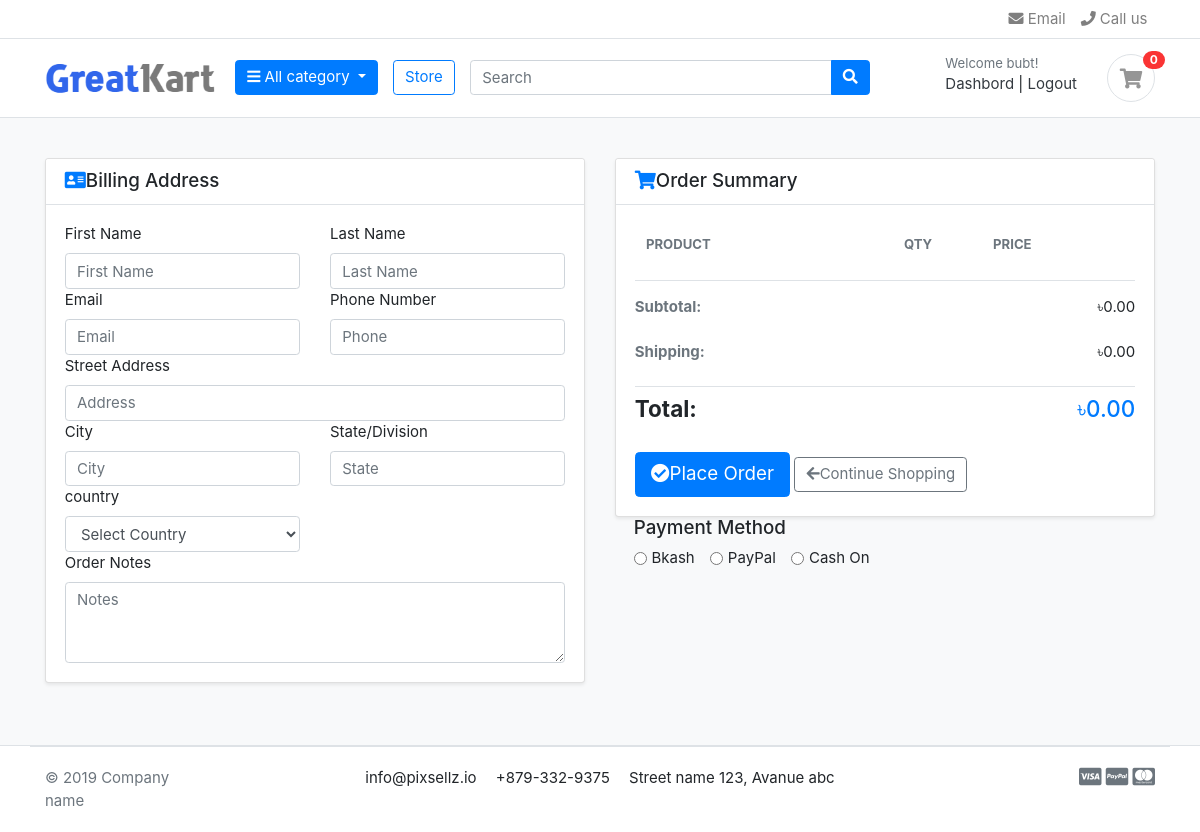
The page /cart/checkout/ (signed in) on the database as committed earlier.
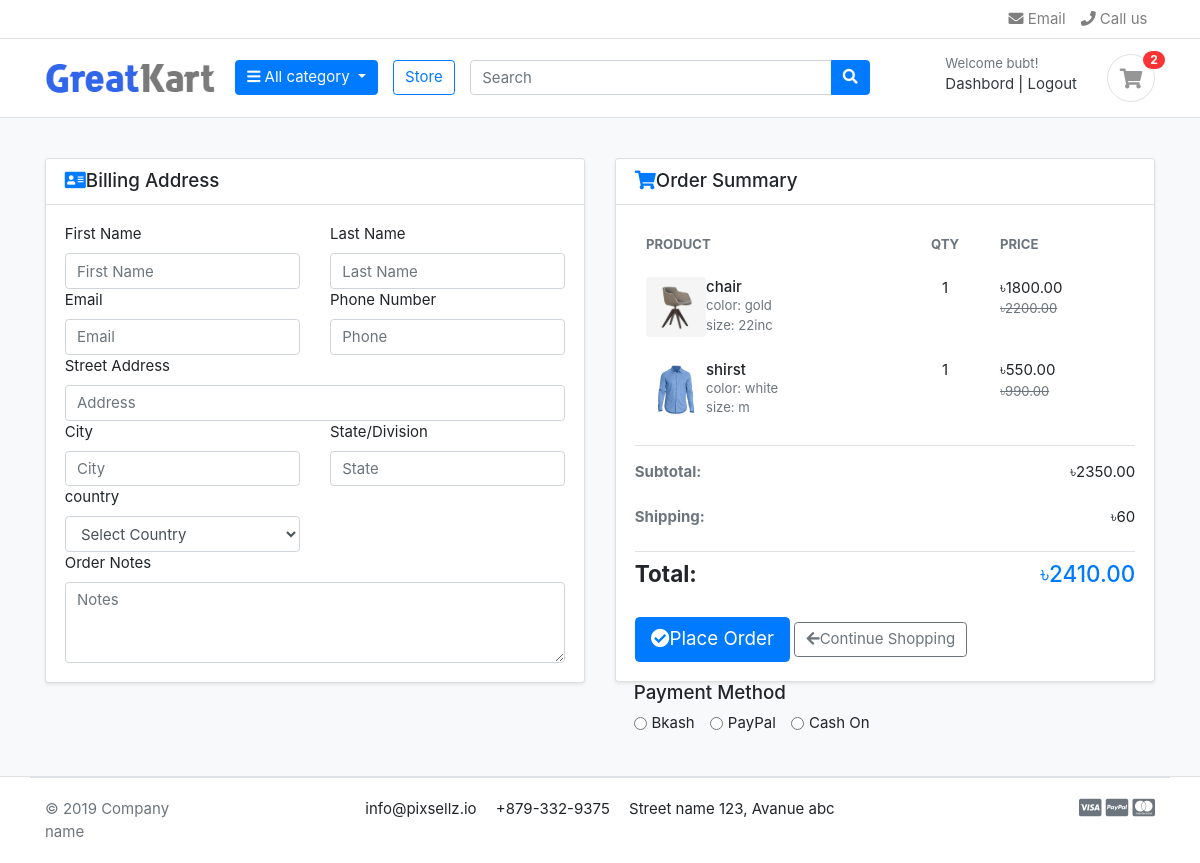
The same page on the database as committed later.
### carts/models.py (models this page shows, shortened)
class CartItem(models.Model):
    product=models.ForeignKey(Product, on_delete=models.CASCADE,db_index=True)
    variation=models.ManyToManyField(Variation,blank=True,db_index=True)
    cart=models.ForeignKey(Cart,on_delete=models.CASCADE,db_index=True)
    quantity=models.PositiveIntegerField()
    is_active=models.BooleanField(default=True)
    def sub_total(self):
        return self.product.price * self.quantity

### store/models.py (models this page shows, shortened)
class Product(models.Model):
    category = models.ForeignKey(Category, on_delete=models.CASCADE, related_name='products')
    name = models.CharField(max_length=100, unique=True, blank=False, null=True)
    slug = models.SlugField(max_length=100, unique=True, blank=True)
    description = models.TextField(blank=True)
    price = models.DecimalField(max_digits=10, decimal_places=2)
    old_price = models.DecimalField(max_digits=10, decimal_places=2, blank=True, null=True)
    image = models.ImageField(upload_to='product_images/', blank=True, null=True)
    stock = models.PositiveIntegerField(default=0)
    created_at = models.DateTimeField(auto_now_add=True)
    updated_at = models.DateTimeField(auto_now=True)
    is_available = models.BooleanField(default=True)
    class Meta:
        verbose_name_plural = 'Products'

class Variation(models.Model):
    product=models.ForeignKey(Product,on_delete=models.CASCADE)
    variation_category=models.CharField(max_length=100,choices=variation_category_choice)
    variation_value=models.CharField(max_length=100)
    is_active=models.BooleanField(default=True)
    created_at=models.DateTimeField(auto_now_add=True)
    objects=VariationManager()

### carts/views.py (the view)
# urls.py: path('checkout/',views.get_checkout, name='checkout'),
@login_required(login_url='login')
def get_checkout(request):
    context = get_cart_context(request)
    context['form'] = OrderForm()
    context['payment_method']=PaymentForm()
    return render(request, 'carts/checkout.html', context)

### orders/forms.py
class PaymentForm(forms.ModelForm):
   class Meta:
        model = Payment
        fields = ['payment_method']
        widgets = {
            'payment_method': forms.RadioSelect(attrs={'class': 'form-check-input form-check-inline'}),
        }
        labels = {
            'payment_method': '',
        }
   def __init__(self, *args, **kwargs):
        super(PaymentForm, self).__init__(*args, **kwargs)
        self.fields['payment_method'].choices = Payment.PAYMENT_METHOD_CHOICES
        self.initial['payment_method'] = None

### carts/context_processor.py (called while the page is built)
def cart_counter(request):
    cart_count = 0
    if request.user.is_authenticated:
        cart = Cart.objects.filter(user=request.user).first()
    else:
        cart_id = request.session.session_key
        if not cart_id:
            request.session.create()
            cart_id = request.session.session_key
        cart = Cart.objects.filter(cart_id=cart_id).first()
    if cart:
        cart_count = cart.total_items()
    return {'cart_count': cart_count}

### carts/models.py (called while the page is built)
    def total_items(self):
        return self.cartitem_set.count()

### store/context_processor.py (called while the page is built)
def menu_links(request):
    categories = Category.objects.all()
    return dict(categories=categories)

### templates/carts/checkout.html (shortened to what the changed rows need)
{% extends "store/base.html" %}
{% load static %}
{% block content %}
<section class="section-content padding-y bg-light">
  <div class="container">
    <form method="POST" action="{% url 'place-order' %}">
      <div class="row">
        <aside class="col-lg-6">
          <div class="card shadow-sm">
            <div class="card-body">
              <div class="table-responsive">
                <table class="table table-hover table-borderless">
                  <thead class="text-uppercase small text-muted">
                    <tr>
                      <th scope="col">Product</th>
                      <th scope="col" class="text-center">Qty</th>
                      <th scope="col" class="text-end">Price</th>
                    </tr>
                  </thead>
                  <tbody>
                    {% for cart_item in cart_items %}
                    <tr class="align-middle">
                      <td>
                        <div class="d-flex align-items-center">
                          <img src="{{ cart_item.product.image.url }}"
                              class="img-fluid rounded me-3"
                              style="width: 60px; height: 60px; object-fit: cover;">
                          <div>
                            <h6 class="mb-0">{{ cart_item.product.name }}</h6>
                            {% if cart_item.variation.all %}
                            <small class="text-muted">
                              {% for item in cart_item.variation.all %}
                              <div>{{ item.variation_category }}: {{ item.variation_value }}</div>
                              {% endfor %}
                            </small>
                            {% endif %}
                          </div>
                        </div>
                      </td>
                      <td class="text-center">
                        <span class="mx-2">{{ cart_item.quantity }}</span>
                      </td>
                      <td class="text-end">
                        <div class="text-nowrap">
                          <span class="fw-bold">৳{{ cart_item.sub_total }}</span>
                          <small class="text-muted d-block"><del>৳{{ cart_item.product.old_price }}</del></small>
                        </div>
                      </td>
                    </tr>
                    {% endfor %}
                  </tbody>
                </table>
              </div>
              <div class="border-top pt-3">
                <dl class="d-flex justify-content-between">
                  <dt class="text-muted">Subtotal:</dt>
                  <dd class="fw-bold">৳{{ total|default:"0.00" }}</dd>
                </dl>
                <dl class="d-flex justify-content-between">
                  <dt class="text-muted">Shipping:</dt>
                  <dd class="fw-bold">৳{{ shipping|default:"0.00" }}</dd>
                </dl>
                <dl class="d-flex justify-content-between h4 border-top pt-2">
                  <dt>Total:</dt>
                  <dd class="text-primary">৳{{ grand_total|default:"0.00" }}</dd>
                </dl>
              </div>
            </div>
          </div>
                   <div class="form-check">
                   {% for radio in payment_method.payment_method %}
                      <div class="form-check form-check-inline me-3">
                        {{ radio.tag }}
                        <label class="form-check-label" for="{{ radio.id_for_label }}">{{ radio.choice_label }}</label>
                      </div>
                    {% endfor %}
                  </div>
        </aside>
      </div>
    </form>
  </div>
</section>
{% endblock content %}

### templates/store/base.html (shortened to what this page needs)
{% load static %}
<!DOCTYPE HTML>
<html lang="en">
<head>
<link href="{% static 'css/bootstrap.css' %}" rel="stylesheet" type="text/css"/>
<link href="https://cdn.jsdelivr.net/npm/bootstrap@4.6.2/dist/css/bootstrap.min.css" rel="stylesheet">
<link href="{% static 'fonts/fontawesome/css/all.min.css' %}" type="text/css" rel="stylesheet">
<link href="{% static 'css/ui.css' %}" rel="stylesheet" type="text/css"/>
<link href="{% static 'css/responsive.css' %}" rel="stylesheet" media="only screen and (max-width: 1200px)" />
</head>
</head>
<body>
<header class="section-header">
<nav class="navbar p-md-0 navbar-expand-sm navbar-light border-bottom">
<div class="container">
  <div class="collapse navbar-collapse" id="navbarTop4">
    <ul class="navbar-nav">
		<li><a href="#" class="nav-link"> <i class="fa fa-envelope"></i> Email </a></li>
		<li><a href="#" class="nav-link"> <i class="fa fa-phone"></i> Call us </a></li>
	</ul>
  </div>
</div>
</nav>
<section class="header-main border-bottom">
	<div class="container">
<div class="row align-items-center">
	<div class="col-lg-2 col-md-3 col-6">
		<a href="{% url 'index' %}" class="brand-wrap">
			<img class="logo" src="{% static 'images/logo.png' %}">
		</a>
	</div>
	<div class="col-lg col-sm col-md col-6 flex-grow-0">
		<div class="category-wrap dropdown d-inline-block float-right">
			<button type="button" class="btn btn-primary dropdown-toggle" data-toggle="dropdown">
				<i class="fa fa-bars"></i> All category
			</button>
		</div>
	</div>
	<a href="{% url 'store' %}" class="btn btn-outline-primary">Store</a>
	<div class="col-lg  col-md-6 col-sm-12 col">
		<form action="{% url 'search' %}" class="search" method="GET">
			<div class="input-group w-100">
			    <input type="text" class="form-control" style="width:60%;" placeholder="Search" name="keyword">
			    <div class="input-group-append">
			      <button class="btn btn-primary" type="submit">
			        <i class="fa fa-search"></i>
			      </button>
			    </div>
		    </div>
		</form>
	</div>
	<div class="col-lg-3 col-sm-6 col-8 order-2 order-lg-3">
				<div class="d-flex justify-content-end mb-3 mb-lg-0">
					{% if user.is_authenticated %}
					<div class="widget-header">
						<small class="title text-muted">Welcome {{user.first_name}}!</small>
						<div>
							<a href="#">Dashbord</a> <span class="dark-transp"> | </span>
							<a href="{% url 'logout' %}"> Logout</a>
						</div>
					</div>
					<a href="{% url 'cart'  %}" class="widget-header pl-3 ml-3">
						<div class="icon icon-sm rounded-circle border"><i class="fa fa-shopping-cart"></i></div>
						<span class="badge badge-pill badge-danger notify">{{ cart_count }}</span>
					</a>
				</div>
				{% endif %}
			</div>
</div>
	</div>
</section>
</header>
{% block content %}
{% endblock content %}
<footer class="section-footer border-top">
	<div class="container">
		<section class="footer-bottom border-top row">
			<div class="col-md-2">
				<p class="text-muted"> &copy 2019 Company name </p>
			</div>
			<div class="col-md-8 text-md-center">
				<span  class="px-2">info@pixsellz.io</span>
				<span  class="px-2">+879-332-9375</span>
				<span  class="px-2">Street name 123, Avanue abc</span>
			</div>
			<div class="col-md-2 text-md-right text-muted">
				<i class="fab fa-lg fa-cc-visa"></i>
				<i class="fab fa-lg fa-cc-paypal"></i>
				<i class="fab fa-lg fa-cc-mastercard"></i>
			</div>
		</section>
	</div>
</footer>
</body>
</html>

Rows that differ between the two databases and show on the page:
added CartItem: product.image (picture), product.name "chair", quantity "1", sub_total "1800.00", product.old_price "2200.00"
now on this page (row unchanged): Variation: variation_category "color", variation_value "gold", shown under "chair"
now on this page (row unchanged): Variation: variation_category "size", variation_value "22inc", shown under "chair"
added CartItem: product.image (picture), product.name "shirst", quantity "1", sub_total "550.00", product.old_price "990.00"
now on this page (row unchanged): Variation: variation_category "color", variation_value "white", shown under "shirst"
now on this page (row unchanged): Variation: variation_category "size", variation_value "m", shown under "shirst"
Other text that changed with them:
{{ cart_count }}: "0" → "2"
{{ total|default:"0.00" }}: "0.00" → "2350.00"
{{ shipping|default:"0.00" }}: "0.00" → "60"
{{ grand_total|default:"0.00" }}: "0.00" → "2410.00"
